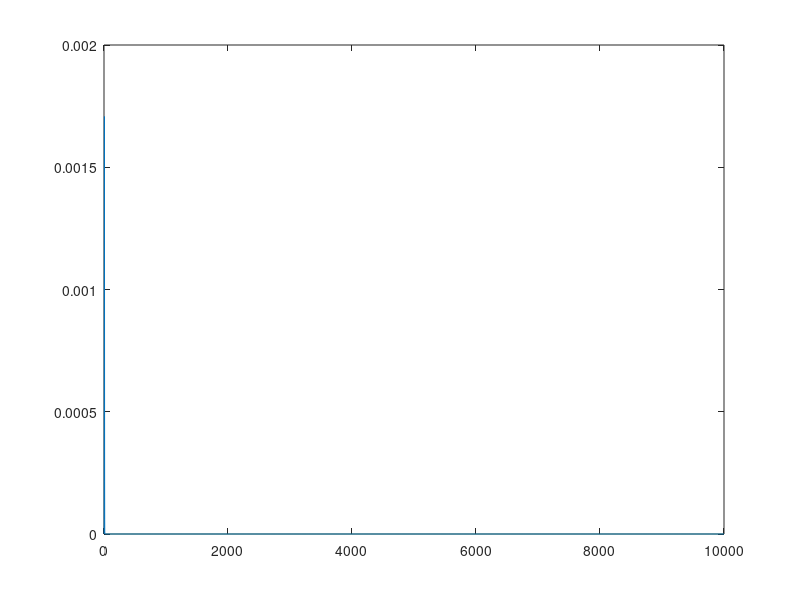

Write the MATLAB code that produced this figure.
pk=[0,0,0,0];
X=1:10000;
Y=1:10000;
Z=1:10000;
px=poisspdf(X,5);
py=poisspdf(Y,8);
pz=poisspdf(Z,9);

for i=1:10000
    pk(i)= px(i)*py(i)*pz(i);
end

plot(pk)
